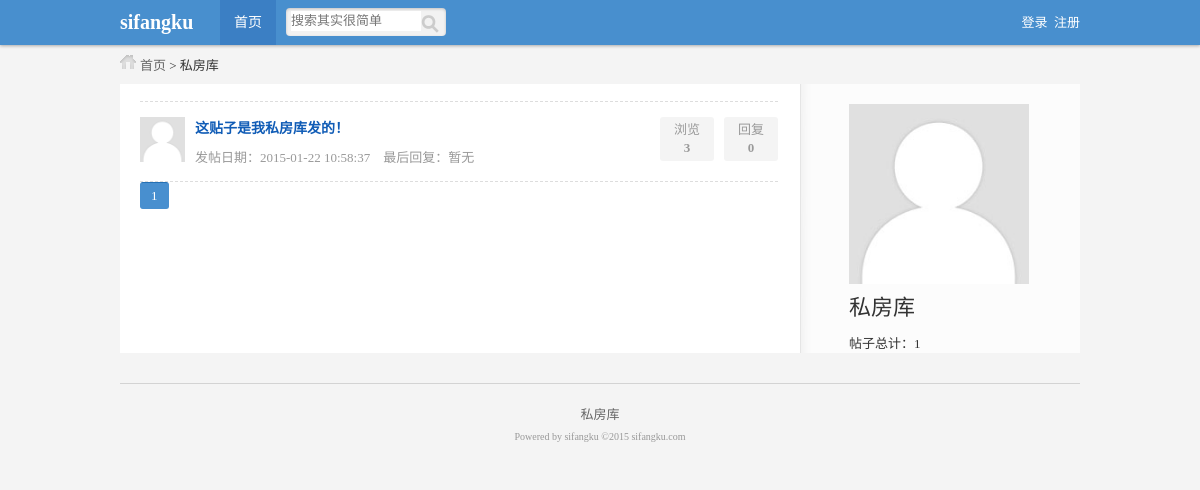
/sfkbbs/member.php?id=7, run on the app's committed database.
### tables this page shows
CREATE TABLE IF NOT EXISTS `sfk_member` (
  `id` int(10) unsigned NOT NULL AUTO_INCREMENT,
  `name` varchar(32) NOT NULL,
  `pw` varchar(32) NOT NULL,
  `photo` varchar(255) NOT NULL,
  `register_time` datetime NOT NULL,
  `last_time` datetime NOT NULL,
  PRIMARY KEY (`id`)
);

CREATE TABLE IF NOT EXISTS `sfk_content` (
  `id` int(10) unsigned NOT NULL AUTO_INCREMENT,
  `module_id` int(10) unsigned NOT NULL,
  `title` varchar(255) NOT NULL,
  `content` text NOT NULL,
  `time` datetime NOT NULL,
  `member_id` int(10) unsigned NOT NULL,
  `times` int(10) unsigned NOT NULL DEFAULT '0',
  PRIMARY KEY (`id`)
);

### sfkbbs/inc/mysql.inc.php (called while the page is built, shortened)
<?php
function execute($link,$query){
	$result=mysqli_query($link,$query);
	return $result;
}
function num($link,$sql_count){
	$result=execute($link,$sql_count);
	$count=mysqli_fetch_row($result);
	return $count[0];
}
?>

### sfkbbs/member.php (the view, shortened to what this page needs)
<?php
include_once 'inc/mysql.inc.php';
include_once 'inc/page.inc.php';
$link=connect();
$query="select * from sfk_member where id={$_GET['id']}";
$result_memebr=execute($link, $query);
$data_member=mysqli_fetch_assoc($result_memebr);
$query="select count(*) from sfk_content where member_id={$_GET['id']}";
$count_all=num($link, $query);
?>
<?php include 'inc/header.inc.php'?>
<div id="position" class="auto">
	<a href="index.php">首页</a> &gt; <?php echo $data_member['name']?>
</div>
<div id="main" class="auto">
	<div id="left">
		<ul class="postsList">
			<?php
			$page=page($count_all,20);
			$query="select
			sfk_content.title,sfk_content.id,sfk_content.time,sfk_content.member_id,sfk_content.times,sfk_member.name,sfk_member.photo
			from sfk_content,sfk_member where
			sfk_content.member_id={$_GET['id']} and
			sfk_content.member_id=sfk_member.id order by id desc {$page['limit']}";
			$result_content=execute($link, $query);
			while($data_content=mysqli_fetch_assoc($result_content)){
				$data_content['title']=htmlspecialchars($data_content['title']);
				$query="select time from sfk_reply where content_id={$data_content['id']} order by id desc limit 1";
				$result_last_reply=execute($link, $query);
				if(mysqli_num_rows($result_last_reply)==0){
					$last_time='暂无';
				}else{
					$data_last_reply=mysqli_fetch_assoc($result_last_reply);
					$last_time=$data_last_reply['time'];
				}
				$query="select count(*) from sfk_reply where content_id={$data_content['id']}";
			?>
			<li>
				<div class="smallPic">
					<img width="45" height="45" src="<?php if($data_content['photo']!=''){echo SUB_URL.$data_content['photo'];}else{echo 'style/photo.jpg';}?>" />
				</div>
				<div class="subject">
					<div class="titleWrap"><h2><a target="_blank" href="show.php?id=<?php echo $data_content['id']?>"><?php echo $data_content['title']?></a></h2></div>
					<p>
						 发帖日期：<?php echo $data_content['time']?>&nbsp;&nbsp;&nbsp;&nbsp;最后回复：<?php echo $last_time?>
					</p>
				</div>
				<div class="count">
					<p>
						回复<br /><span><?php echo num($link,$query)?></span>
					</p>
					<p>
						浏览<br /><span><?php echo $data_content['times']?></span>
					</p>
				</div>
			</li>
			<?php }?>
		</ul>
		<div class="pages">
			<?php
			echo $page['html'];
			?>
		</div>
	</div>
	<div id="right">
		<div class="member_big">
			<dl>
				<dt>
					<img width="180" height="180" src="<?php if($data_member['photo']!=''){echo SUB_URL.$data_member['photo'];}else{echo 'style/photo.jpg';}?>" />
				</dt>
				<dd class="name"><?php echo $data_member['name']?></dd>
				<dd>帖子总计：<?php echo $count_all?></dd>
			</dl>
		</div>
	</div>
</div>
<?php include 'inc/footer.inc.php'?>

### sfkbbs/style/public.css (style rules this page uses)
body,div,ul,ol,li,dl,dt,dd,h1,h2,h3,h4,h5,h6,form,input,textarea,p { margin:0px; padding:0px; font-size:13px; font-family:Tahoma; }
ul { list-style:none; }
img,a img { border:none; }
a { text-decoration:none; }
body { background:#f4f4f4; color:#333; }
.auto { width:960px; margin:0 auto; }
#position { background:url(style_icon.png) 0px -60px no-repeat; text-indent:20px; }
#position a { color:#666; }

### sfkbbs/style/list.css (style rules this page uses)
#main { background:url(main_bg.png) repeat-y; margin-top:10px; }
#main #left { width:638px; padding:7px 20px; float:left; }
#main #right { width:282px; float:right; }
#main ul.postsList { margin:10px 0 0 0; border-top:1px dashed #ddd; }
#main ul.postsList li { border-bottom:1px dashed #ddd; padding:15px 0; }
#main ul.postsList li div.smallPic { width:55px; float:left; }
#main ul.postsList li div.subject { width:450px; float:left; }
#main ul.postsList li div.count { color: #999; line-height: 18px; text-align: center; }
#main ul.postsList li div.count p { background: none repeat scroll 0 0 #f4f4f4; border-radius: 3px; display: block; float: right; height: 36px; margin: 0 0 0 10px; overflow: hidden; padding: 4px 0; width: 54px; }
#main ul.postsList li div.count p span { font-weight:bold; }
#main ul.postsList li div.subject .titleWrap a,#main ul.postsList li div.subject .titleWrap h2 { font-size:14px; color:#105cb6; }
#main ul.postsList li div.subject .titleWrap h2 { display:inline; }
#main ul.postsList li div.subject p { color:#999; padding:10px 0 0 0; }

### sfkbbs/style/member.css (style rules this page uses)
#main #right .member_big { margin:20px auto 0 auto; width:180px; }
#main #right .member_big dl dd { line-height:150%; }
#main #right .member_big dl dd.name { font-size: 22px; font-weight: 400; line-height:140%; padding:5px 0 10px 0px; }

### data on the page
sfk_member: name "私房库"
sfk_content: title "这贴子是我私房库发的！", time "2015-01-22 10:58:37", last_time "暂无", query "0", times "3"

### other printed values
$count_all "1"
